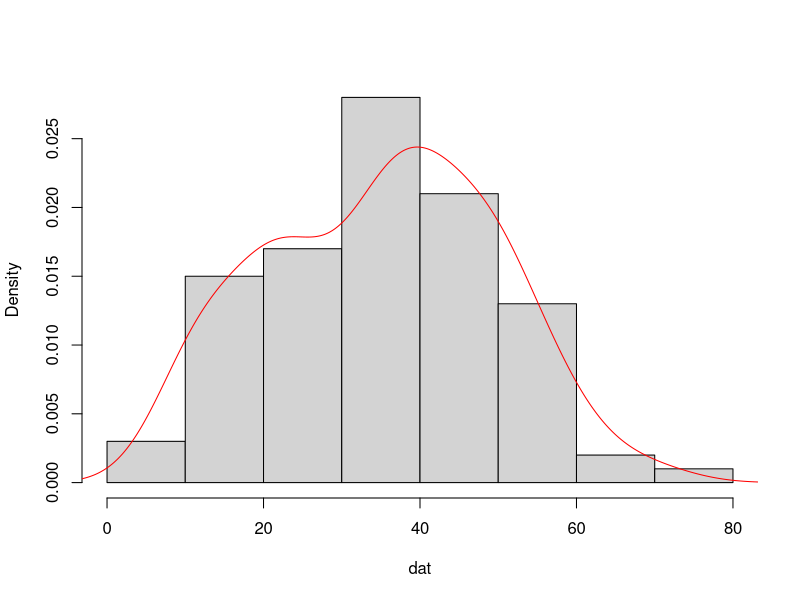
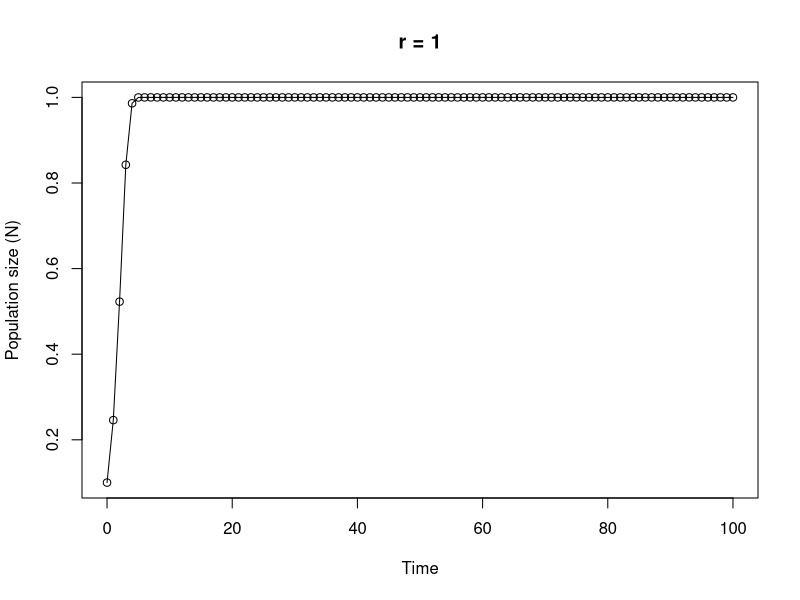

Write the R code that produced these figures, in order.
## ----Q1, results = 'asis'--------------------------------------------------------------------------------------

# area of a circle
# the equation to calculate the area of a circle is pi * radius^2

circle.area <- function(d){ 
	pi * (d/2)^2
}

# to use your new function

circle.area(10)
# [1] 78.53982

# to test on a vector of diameters
# first create a vector with diameters ranging from 0 to 50 in steps of 10

cir.diam <- seq(from = 0, to = 50, by = 10)

# test your function

circle.area(cir.diam)
# [1]    0.00000   78.53982  314.15927  706.85835 1256.63706 1963.49541


## ----Q2, tidy = TRUE-------------------------------------------------------------------------------------------

far.cent <- function(a){
	val <- (a-32)*5/9
	print(paste("Fahrenheit: ", round(a, digits = 3), "oF",sep = " "), quote = FALSE)# round 3dp
	print(paste("Centigrade: ", round(val, digits = 3), "oC", sep = " "), quote = FALSE)# round 3dp
}

# alternative Fahrenheit to centigrade using cat function

far.cent2 <- function(a){
	val <- (a - 32) * 5/9	#calculation
	cat("Fahrenheit: ", round(a, digits = 3), "oF", "\n")   # use cat function
	cat("Centigrade: ", round(val, digits = 3), "oC", "\n")   
}



## ----Q3--------------------------------------------------------------------------------------------------------

# Create a vector of normally distributed data
# length 100, mean 35 and standard deviation of 29

vals <- rnorm(100, 35, 15)	# create some norm dist data mean 35, sd = 15

summary.fun <- function(dat){
	mymean <- round(mean(dat), digits = 4)      	# calc mean
	mymedian <- round(median(dat), digits = 4)    # calc median
	mymin <- round(min(dat), digits = 4)          # calc min
	mymax <- round(max(dat), digits = 4)          # calc max
	print(paste("mean:", mymean, sep = " "), quote = FALSE)     # print mean
	print(paste("median:", mymedian, sep = " "), quote = FALSE)     # print median
	print(paste("range:", "from:", mymin, "to", mymax, sep = " "), quote = FALSE) 
	dens <- density(dat)                          # estimate density curve
	hist(dat, main = "",type = "l",freq = FALSE)  # plot histogram
	lines(dens, lty = 1, col = "red")             # plot density curve
}

# use the function
summary.fun(vals)


## ----Q4--------------------------------------------------------------------------------------------------------

# calculate a median

ourmedian <- function(x){
	n <- length(x)
	if (n %% 2 == 1)      # odd numbers
	  sort(x)[(n + 1)/2]  # find the middle number by adding 1 to length and div 2
	else {                # even numbers
	  middletwo <- sort(x)[(n/2) + 0:1]   #find the two middle numbers
	  mean(middletwo)
	  }
}

# use the function
mydat <- sample(1:50, size = 10, replace = TRUE )

# our function
ourmedian(mydat)

# R median function
median(mydat)


## ----Q5, tidy = TRUE-------------------------------------------------------------------------------------------

# function to simulate Ricker model

Ricker.model <- function(nzero, r, time, K=1){     # sets initial parameters
  N <- numeric(time + 1)    # creates a real vector of length time+1 to store values of Nt+1
  N[1] <- nzero             # sets initial population size in first element of N
  for (i in 1:time) {				# loops over time
      N[i+1] <- N[i]*exp(r*(1 - N[i]/K))    
  }
  Time <- 0:time   					 # creates vector for x axis
  plot(Time, N, type = "o", xlim = c(0, time), xlab = "Time", ylab = "Population size (N)", main = paste("r =", r, sep=" "))   # plots     output
}

# To run
# play around with the different parameters, especially r
Ricker.model(nzero=0.1,r=1,time=100)


